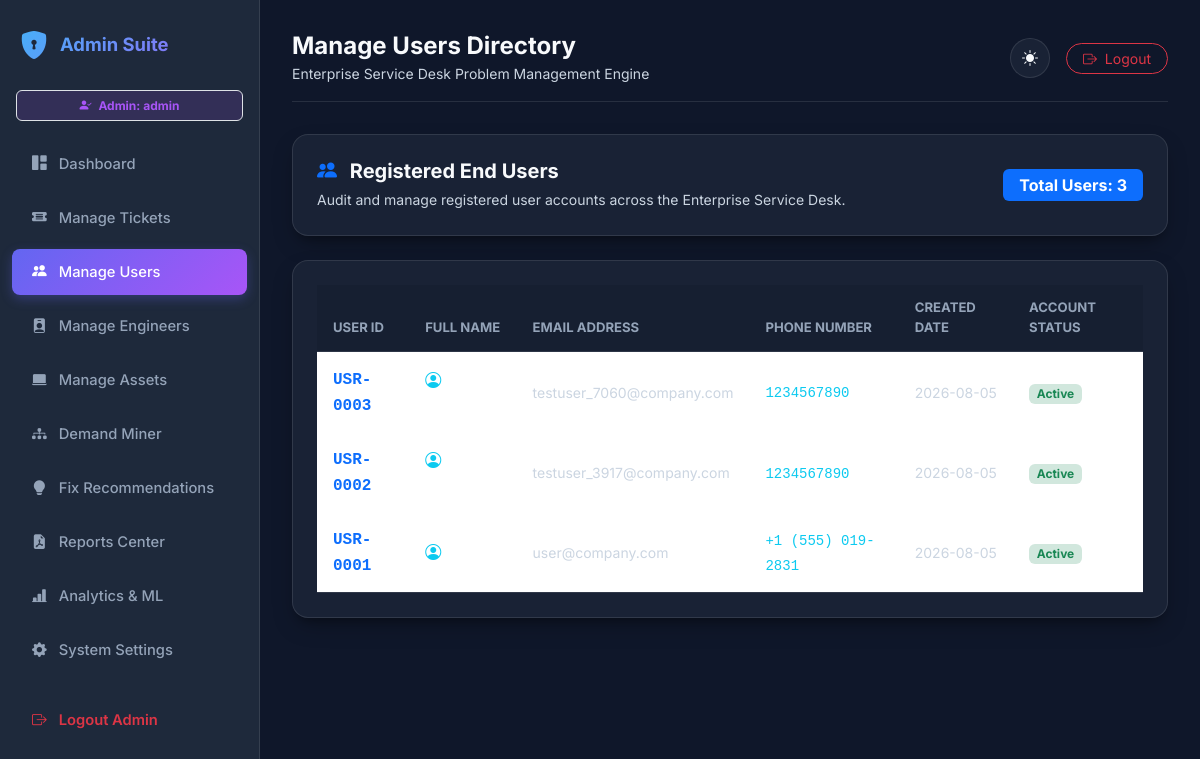
Screenshot of /admin/users (signed in) with the database file from the repository.
### tables this page shows
CREATE TABLE users (
            user_id INTEGER PRIMARY KEY AUTOINCREMENT,
            full_name TEXT NOT NULL,
            email TEXT UNIQUE NOT NULL,
            phone TEXT DEFAULT '',
            password_hash TEXT NOT NULL,
            created_at TEXT
        );

### app.py (the view)
@app.route('/admin/users')
@admin_required
def admin_users():
    conn = get_db_connection()
    cursor = conn.cursor()
    cursor.execute("SELECT * FROM users ORDER BY user_id DESC")
    users = [dict(r) for r in cursor.fetchall()]
    conn.close()
    return render_template('admin_users.html', users=users)

### app.py (called while the page is built)
def get_active_workflow():
    conn = get_db_connection()
    cursor = conn.cursor()
    cursor.execute("SELECT value FROM system_config WHERE key = 'active_workflow'")
    row = cursor.fetchone()
    conn.close()
    return row['value'] if row else 'ai'

@app.context_processor
def inject_globals():
    return dict(active_workflow=get_active_workflow())

def admin_required(f):
    @wraps(f)
    def decorated_function(*args, **kwargs):
        if session.get('user_logged_in') and not session.get('admin_logged_in'):
            abort(403)
        if not session.get('admin_logged_in'):
            return redirect(url_for('admin_login', next=request.url))
        return f(*args, **kwargs)
    return decorated_function

### database.py (called while the page is built)
def get_db_connection():
    conn = sqlite3.connect(DB_PATH)
    conn.row_factory = sqlite3.Row
    return conn

### templates/admin_users.html
{% extends 'admin_base.html' %}
{% set active_page = 'admin_users' %}
{% block page_title %}Manage Users Directory{% endblock %}
{% block content %}
<div class="glass-card p-4 mb-4">
    <div class="d-flex justify-content-between align-items-center">
        <div>
            <h5 class="fw-bold mb-1"><i class="bi bi-people-fill text-primary me-2"></i> Registered End Users</h5>
            <small class="text-muted">Audit and manage registered user accounts across the Enterprise Service Desk.</small>
        </div>
        <span class="badge bg-primary fs-6 px-3 py-2">Total Users: {{ users|length }}</span>
    </div>
</div>
<div class="glass-card p-4">
    <div class="table-responsive">
        <table class="table table-custom align-middle mb-0">
            <thead>
                <tr>
                    <th>User ID</th>
                    <th>Full Name</th>
                    <th>Email Address</th>
                    <th>Phone Number</th>
                    <th>Created Date</th>
                    <th>Account Status</th>
                </tr>
            </thead>
            <tbody>
                {% for u in users %}
                <tr>
                    <td><span class="fw-bold font-monospace text-primary">USR-{{ "%04d"|format(u.user_id) }}</span></td>
                    <td class="fw-semibold text-white"><i class="bi bi-person-circle text-info me-2"></i> {{ u.full_name }}</td>
                    <td><small class="text-muted">{{ u.email }}</small></td>
                    <td><small class="font-monospace text-info">{{ u.phone if u.phone else 'N/A' }}</small></td>
                    <td><small class="text-muted">{{ u.created_at[:10] if u.created_at else 'N/A' }}</small></td>
                    <td><span class="badge bg-success-subtle text-success">Active</span></td>
                </tr>
                {% else %}
                <tr>
                    <td colspan="6" class="text-center py-4 text-muted">No users registered yet.</td>
                </tr>
                {% endfor %}
            </tbody>
        </table>
    </div>
</div>
{% endblock %}

### static/css/style.css (style rules this page uses)
:root { --bg-primary: #0f172a; --bg-secondary: #1e293b; --bg-card: rgba(30, 41, 59, 0.7); --border-color: rgba(255, 255, 255, 0.1); --text-main: #f8fafc; --text-muted: #94a3b8; --accent-blue: #38bdf8; --accent-indigo: #6366f1; --accent-purple: #a855f7; --accent-green: #34d399; --accent-amber: #fbbf24; --accent-rose: #f43f5e; --shadow-main: 0 10px 25px -5px rgba(0, 0, 0, 0.3), 0 8px 10px -6px rgba(0, 0, 0, 0.3); }
body { background-color: var(--bg-primary); color: var(--text-main); font-family: 'Inter', system-ui, -apple-system, BlinkMacSystemFont, 'Segoe UI', Roboto, Oxygen, Ubuntu, Cantarell, sans-serif; min-height: 100vh; transition: background-color 0.3s ease, color 0.3s ease; }
.glass-card { background: var(--bg-card); backdrop-filter: blur(12px); -webkit-backdrop-filter: blur(12px); border: 1px solid var(--border-color); border-radius: 1rem; box-shadow: var(--shadow-main); transition: transform 0.2s ease, box-shadow 0.2s ease; }
.table-custom { color: var(--text-main); }
.table-custom th { background-color: rgba(15, 23, 42, 0.3); color: var(--text-muted); font-size: 0.82rem; text-transform: uppercase; border-bottom: 1px solid var(--border-color); padding: 0.85rem 1rem; }
.table-custom td { padding: 0.85rem 1rem; border-bottom: 1px solid var(--border-color); vertical-align: middle; }
[data-theme="dark"] .text-muted { color: #cbd5e1 !important; }

### rows the page displays
users: user_id "0003", email "testuser_7060@company.com", phone "1234567890", created_at "2026-08-05"
users: user_id "0002", email "testuser_3917@company.com", phone "1234567890", created_at "2026-08-05"
users: user_id "0001", email "user@company.com", phone "+1 (555) 019-2831", created_at "2026-08-05"

### other values shown
{{ session.get('admin_username', 'admin') }} "admin"
{{ users|length }} "3"
